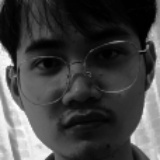
#> input picture backend/data/faces/B6626259_1766237452.jpg, 160 x 160 px
$ python -i recognize.py   (imports and definitions only)   (older library calls are emulated)
#> lines starting #> are read from the running program, lines starting #| are printed output that depends on the picture
import cv2
import numpy as np
import os
import time

FACE_SIZE = (160, 160)

def rotate_image(img_bgr, angle):
    if angle == 0:
        return img_bgr
    if angle == -90:
        return cv2.rotate(img_bgr, cv2.ROTATE_90_CLOCKWISE)
    if angle == 90:
        return cv2.rotate(img_bgr, cv2.ROTATE_90_COUNTERCLOCKWISE)
    return img_bgr

def laplacian_var(gray):
    # วัดความชัด (ยิ่งมากยิ่งชัด)
    return float(cv2.Laplacian(gray, cv2.CV_64F).var())

def brightness_mean(gray):
    return float(np.mean(gray))

def get_best_face(img_bgr, brutal=False):
    """
    คืนค่า dict:
    - rotated_img (BGR)
    - rect (x,y,w,h) ของ "หน้าเดียวที่ดีที่สุด"
    - face_crop (Gray 160x160)
    - quality: blur/brightness flags
    - ok: ผ่านคุณภาพหรือยัง
    """
    if img_bgr is None:
        return None

    face_cascade = cv2.CascadeClassifier(
        cv2.data.haarcascades + "haarcascade_frontalface_default.xml"
    )

    best = None
    best_area = 0

    # โหมดโหด: เข้มขึ้น (กรองลายไม้/ผนัง)
    if brutal:
        minNeighbors = 6  # ลดจาก 8 เพื่อให้เจอง่ายขึ้น
        minSize = (90, 90) # ลดจาก 110x110 (เผื่อหน้าเล็ก/ไกล)
    else:
        minNeighbors = 5
        minSize = (70, 70) # ลดจาก 80x80

    for angle in [0, -90, 90]:
        rotated = rotate_image(img_bgr, angle)
        gray = cv2.cvtColor(rotated, cv2.COLOR_BGR2GRAY)
        gray = cv2.equalizeHist(gray)

        faces = face_cascade.detectMultiScale(
            gray, scaleFactor=1.1, minNeighbors=minNeighbors, minSize=minSize
        )
        if len(faces) == 0:
            continue

        (x, y, w, h) = max(faces, key=lambda f: f[2] * f[3])
        area = w * h
        if area > best_area:
            crop = gray[y:y+h, x:x+w]
            crop = cv2.resize(crop, FACE_SIZE)
            best_area = area

            blur_score = laplacian_var(crop)
            bright = brightness_mean(crop)

            # เกณฑ์คุณภาพ (ปรับทีหลังได้)
            ok_sharp = blur_score >= 45.0  # ลดจาก 60.0
            ok_bright = 50.0 <= bright <= 220.0 # ขยาย range (เดิม 60-190)
            ok_size = (w >= minSize[0] and h >= minSize[1])
            ok = ok_sharp and ok_bright and ok_size

            best = {
                "rotated_img": rotated,
                "rect": (int(x), int(y), int(w), int(h)),
                "face_crop": crop,
                "quality": {
                    "blur": blur_score,
                    "brightness": bright,
                    "ok_sharp": ok_sharp,
                    "ok_bright": ok_bright,
                    "ok_size": ok_size,
                },
                "ok": ok,
            }

            # ถ้าเจอหน้าแล้ว และ ok เลย ก็หยุดวนลูปมุมอื่นได้ (ลดภาระ CPU)
            if ok:
                return best

    return best

# [72 lines left out: functions crop_face, pick_best_quality_frame, load_training_data, train_lbph, lbph_score_from_confidence, not called in this run]

>>> import cv2
>>> picture = cv2.imread('data/faces/B6626259_1766237452.jpg')
#> picture is the input picture: shape (160, 160, 3); min 0, max 255, mean 67.6
>>> result = get_best_face(picture)
#> the loop in get_best_face, `for angle in [0, -90, 90]:` made 1 pass
#> (x, y, w, h, area, best_area, blur_score, bright) on pass 1: (10, 8, 140, 140, 19600, 19600, 156.2, 120)
#> pass 1, in get_best_face, `gray = cv2.equalizeHist(gray)`:
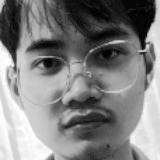
#> gray: shape (160, 160); min 0, max 255, mean 127.7
#> pass 1, in get_best_face, `crop = gray[y:y+h, x:x+w]`:
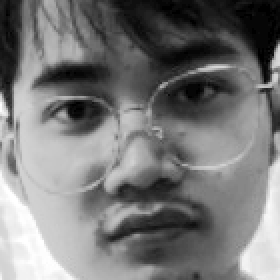
#> crop: shape (140, 140) (shown 2 times larger); min 0, max 255, mean 120.1
#> after the loop in get_best_face, `for angle in [0, -90, 90]:`: best = 5 items; best_area = 19600; blur_score = 156.2; bright = 120; ok = True
#> result = 5 items

$ run again, on backend/data/faces/B6626259_1766237453.jpg
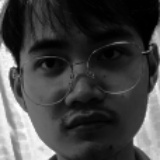
#> input picture backend/data/faces/B6626259_1766237453.jpg, 160 x 160 px
#> picture is the input picture: shape (160, 160, 3); min 0, max 255, mean 67.1
#> the loop in get_best_face, `for angle in [0, -90, 90]:` made 1 pass
#> (x, y, w, h, area, best_area, blur_score, bright) on pass 1: (10, 10, 140, 140, 19600, 19600, 159.1, 121.8)
#> pass 1, in get_best_face, `gray = cv2.equalizeHist(gray)`:
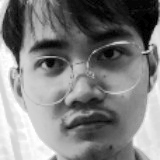
#> gray: shape (160, 160); min 0, max 255, mean 127.4
#> pass 1, in get_best_face, `crop = gray[y:y+h, x:x+w]`:
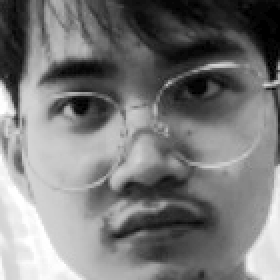
#> crop: shape (140, 140) (shown 2 times larger); min 0, max 255, mean 121.9
#> after the loop in get_best_face, `for angle in [0, -90, 90]:`: best = 5 items; best_area = 19600; blur_score = 159.1; bright = 121.8; ok = True
#> result = 5 items

$ run again, on backend/data/faces/B6626259_1766237484.jpg
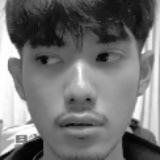
#> input picture backend/data/faces/B6626259_1766237484.jpg, 160 x 160 px
#> picture is the input picture: shape (160, 160, 3); min 1, max 255, mean 114.1
#> the loop in get_best_face, `for angle in [0, -90, 90]:` made 1 pass
#> (x, y, w, h, area, best_area, blur_score, bright) on pass 1: (9, 12, 142, 142, 20164, 20164, 127.2, 125.5)
#> pass 1, in get_best_face, `gray = cv2.equalizeHist(gray)`:
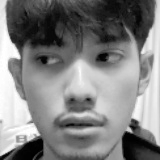
#> gray: shape (160, 160); min 0, max 255, mean 128.1
#> pass 1, in get_best_face, `crop = gray[y:y+h, x:x+w]`:
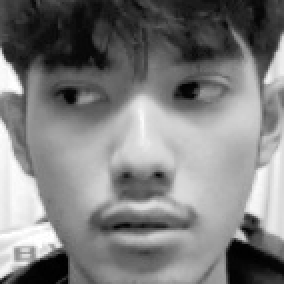
#> crop: shape (142, 142) (shown 2 times larger); min 0, max 255, mean 125.6
#> after the loop in get_best_face, `for angle in [0, -90, 90]:`: best = 5 items; best_area = 20164; blur_score = 127.2; bright = 125.5; ok = True
#> result = 5 items
